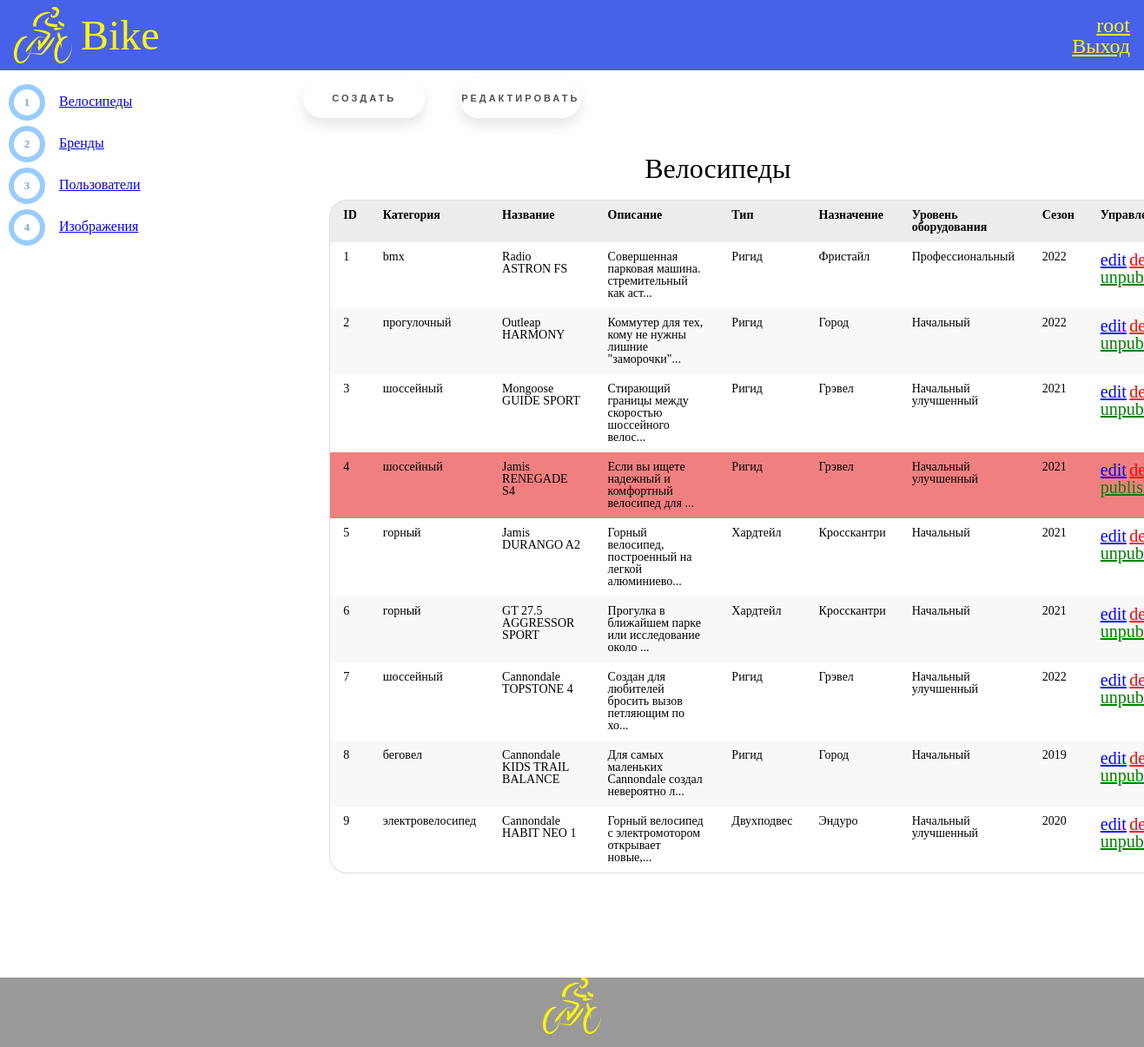
The app's page /admin/bikes/index.php (signed in) with its own data.
### tables this page shows
CREATE TABLE `bikeinfo` (
  `BIKE_ID` int(11) NOT NULL COMMENT 'ID велосипеда',
  `category` varchar(255) NOT NULL COMMENT 'Категория велосипеда',
  `name` varchar(255) NOT NULL COMMENT 'Название велосипеда',
  `tags` varchar(255) NOT NULL COMMENT 'Список\r\nключевых\r\nслов/фраз',
  `description` text NOT NULL COMMENT 'Описание\r\nвелосипеда',
  `type` varchar(255) NOT NULL COMMENT 'Название типа,\r\nк которому\r\nотноситься\r\nэтот велосипед',
  `destination` varchar(255) NOT NULL COMMENT 'Назначение\r\nвелосипеда в\r\nданном типе',
  `level` varchar(255) NOT NULL COMMENT 'Уровень оборудования',
  `BID` int(11) NOT NULL COMMENT 'Номер бренда\r\nв таблице',
  `season` int(11) NOT NULL COMMENT 'Сезон (год)\r\nвелосипеда',
  `tech` int(11) NOT NULL COMMENT 'Техническая\r\nхарактеристик\r\nа и геометрия\r\nрамы',
  `status` int(11) NOT NULL DEFAULT 1 COMMENT 'Статус.\r\n1 - показывать в поиске\r\n0 - не показывать в поиске'
);

### app/database/db.php (called while the page is built, shortened)
<?php
require_once('connect.php');
function test($value){
    print_r($value);
}
function dbCheckError($querry){
    $errorInfo = $querry->errorInfo();
    return true;
}
function getData($sql){
    global $pdo;
    $querry = $pdo->prepare($sql);
    $querry->execute();
    return $querry->fetchall();
}
function selectAll($table, $params = []){
    $sql = "SELECT * FROM $table";
    return getData($sql);
}
?>

### app/controllers/bikes_admin.php (called while the page is built, shortened)
<?php
$all_bikes = selectAll('bikeinfo');
?>

### admin/bikes/index.php (the view, shortened to what this page needs)
<?php
    include("../../app/database/db.php");
    include("../../app/include/header_admin.php");
    include("../../app/controllers/bikes_admin.php");
?>
<div class="conteiner">
    <div class="content-Admin">
        <?php include "../../app/include/sidebar-admin.php"; ?>
        <div class="posts">
            <div class="button-row">
                <a href="<?php echo BASE_URL . "admin/bikes/create.php";?>" class="floating-button">Создать</a>
                <a href="<?php echo BASE_URL . "admin/bikes/index.php";?>" class="floating-button">Редактировать</a>
            </div>
            <div class="row title-table">
                <h2>Велосипеды</h2>
                <table class="table">
                    <thead>
                        <tr>
                            <th>ID</th>
                            <th>Категория</th>
                            <th>Название</th>
                            <th>Описание</th>
                            <th>Тип</th>
                            <th>Назначение</th>
                            <th>Уровень оборудования</th>
                            <th>Сезон</th>
                            <th>Управление</th>
                        </tr>
                    </thead>
                    <tbody>
                        <?php foreach ($all_bikes as $key => $bike): ?>
                            <?php if(!$bike['status']): ?>
                            <tr style="background: #F08080" >
                            <?php else: ?>
                            <tr>
                            <?php endif; ?>
                                <td><?=$key + 1; ?></td>
                                <td><?=$bike['category']; ?></td>
                                <td><?=$bike['name']; ?></td>
                                <td><?=mb_substr($bike['description'], 0, 50, 'UTF-8'). '...'  ?></td>
                                <td><?=$bike['type']; ?></td>
                                <td><?=$bike['destination']; ?></td>
                                <td><?=$bike['level']; ?></td>
                                <td><?=$bike['season']; ?></td>
                                <td>
                                    <a style="color:blue; font-size:20px" href="<?php echo BASE_URL . "admin/bikes/edit.php?id=" . $bike['BIKE_ID'];?>">edit</a>
                                    <a style="color:red; font-size:20px" href="<?php echo BASE_URL . "admin/bikes/index.php?delete_id=" . $bike['BIKE_ID'];?>">delete</a>
                                    <?php if($bike['status']): ?>
                                        <a style="color:green; font-size:20px" href="<?php echo BASE_URL . "admin/bikes/index.php?publish_id=" . $bike['BIKE_ID'];?>">unpublish</a>
                                    <?php else: ?>
                                        <a style="color:green; font-size:20px" href="<?php echo BASE_URL . "admin/bikes/index.php?publish_id=" . $bike['BIKE_ID'];?>">publish</a>
                                    <?php endif; ?>
                                </td>
                            </tr>
                        <?php endforeach; ?>
                    </tbody>
                </table>
            </div>
        </div>
    </div>
</div>
<?php include("../../app/include/footer_admin.php"); ?>

### static/css/admin.css (style rules this page uses)
.conteiner { max-width: 1320px; margin: 0 auto; width: 100%; width: 100%; margin-right: auto; margin-left: auto; min-height: 100%; }
.content-Admin { display: flex; flex-wrap: wrap; }
.posts { flex: 0 0 auto; width: 75%; max-width: 100%; }
.posts h2 { text-align: center; margin: 2rem 0 0 0.4rem; font-size: 200%; }
.button-row { display: flex; flex-wrap: wrap; }
body { background: url(https://html5book.ru/wp-content/uploads/2015/07/background39.png); height: 100%; }
.floating-button { text-decoration: none; display: inline-block; width: 140px; height: 45px; line-height: 45px; border-radius: 45px; margin: 10px 20px; font-family: 'Montserrat', sans-serif; font-size: 11px; text-transform: uppercase; text-align: center; letter-spacing: 3px; font-weight: 600; color: #524f4e; background: white; box-shadow: 0 8px 15px rgba(0, 0, 0, .1); transition: .3s; }
.table { width: 100%; border: none; margin-bottom: 20px; border-collapse: separate; margin-top: 20px; margin-left: 50px; }
.table thead th { font-weight: bold; text-align: left; border: none; padding: 10px 15px; background: #EDEDED; font-size: 14px; border-top: 1px solid #ddd; }
.table tr th:first-child, .table tr td:first-child { border-left: 1px solid #ddd; }
.table tr th:last-child, .table tr td:last-child { border-right: 1px solid #ddd; }
.table thead tr th:first-child { border-radius: 20px 0 0 0; }
.table thead tr th:last-child { border-radius: 0 20px 0 0; }
.table tbody td { text-align: left; border: none; padding: 10px 15px; font-size: 14px; vertical-align: top; }
.table tbody tr:nth-child(even) { background: #F8F8F8; }
.table tbody tr:last-child td { border-bottom: 1px solid #ddd; }
.table tbody tr:last-child td:first-child { border-radius: 0 0 0 20px; }
.table tbody tr:last-child td:last-child { border-radius: 0 0 20px 0; }

### records on screen
bikeinfo: category "bmx", name "Radio ASTRON FS", description "Совершенная парковая машина. стремительный как аст", type "Ригид", destination "Фристайл", level "Профессиональный", season "2022"
bikeinfo: category "прогулочный", name "Outleap HARMONY", description "Коммутер для тех, кому не нужны лишние \"заморочки\"", type "Ригид", destination "Город", level "Начальный", season "2022"
bikeinfo: category "шоссейный", name "Mongoose GUIDE SPORT", description "Стирающий границы между скоростью шоссейного велос", type "Ригид", destination "Грэвел", level "Начальный улучшенный", season "2021"
bikeinfo: category "шоссейный", name "Jamis RENEGADE S4", description "Если вы ищете надежный и комфортный велосипед для", type "Ригид", destination "Грэвел", level "Начальный улучшенный", season "2021"
bikeinfo: category "горный", name "Jamis DURANGO A2", description "Горный велосипед, построенный на легкой алюминиево", type "Хардтейл", destination "Кросскантри", level "Начальный", season "2021"
bikeinfo: category "горный", name "GT 27.5 AGGRESSOR SPORT", description "Прогулка в ближайшем парке или исследование около", type "Хардтейл", destination "Кросскантри", level "Начальный", season "2021"
bikeinfo: category "шоссейный", name "Cannondale TOPSTONE 4", description "Создан для любителей бросить вызов петляющим по хо", type "Ригид", destination "Грэвел", level "Начальный улучшенный", season "2022"
bikeinfo: category "беговел", name "Cannondale KIDS TRAIL BALANCE", description "Для самых маленьких Cannondale создал невероятно л", type "Ригид", destination "Город", level "Начальный", season "2019"
bikeinfo: category "электровелосипед", name "Cannondale HABIT NEO 1", description "Горный велосипед с электромотором открывает новые,", type "Двухподвес", destination "Эндуро", level "Начальный улучшенный", season "2020"

### other values on screen
$_SESSION['username'] "root"
